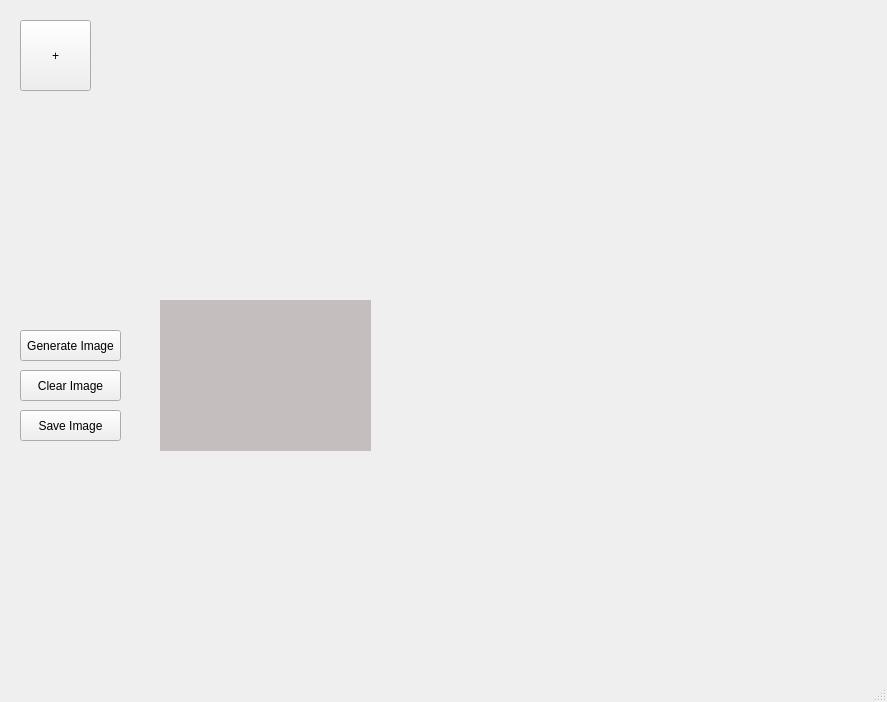
<?xml version="1.0" encoding="UTF-8"?>
<ui version="4.0">
 <class>MainWindow</class>
 <widget class="QMainWindow" name="MainWindow">
  <property name="geometry">
   <rect>
    <x>0</x>
    <y>0</y>
    <width>887</width>
    <height>702</height>
   </rect>
  </property>
  <property name="windowTitle">
   <string>MainWindow</string>
  </property>
  <widget class="QWidget" name="centralwidget">
   <widget class="QPushButton" name="pushButton_2">
    <property name="geometry">
     <rect>
      <x>20</x>
      <y>20</y>
      <width>71</width>
      <height>71</height>
     </rect>
    </property>
    <property name="text">
     <string>+</string>
    </property>
   </widget>
   <widget class="QPushButton" name="pushButton_3">
    <property name="geometry">
     <rect>
      <x>20</x>
      <y>330</y>
      <width>101</width>
      <height>31</height>
     </rect>
    </property>
    <property name="text">
     <string>Generate Image</string>
    </property>
   </widget>
   <widget class="QLabel" name="label">
    <property name="geometry">
     <rect>
      <x>160</x>
      <y>300</y>
      <width>211</width>
      <height>151</height>
     </rect>
    </property>
    <property name="styleSheet">
     <string notr="true">background-color: rgb(197, 190, 190);</string>
    </property>
    <property name="text">
     <string/>
    </property>
   </widget>
   <widget class="QPushButton" name="pushButton_4">
    <property name="geometry">
     <rect>
      <x>20</x>
      <y>370</y>
      <width>101</width>
      <height>31</height>
     </rect>
    </property>
    <property name="text">
     <string>Clear Image</string>
    </property>
   </widget>
   <widget class="QPushButton" name="pushButton_5">
    <property name="geometry">
     <rect>
      <x>20</x>
      <y>410</y>
      <width>101</width>
      <height>31</height>
     </rect>
    </property>
    <property name="text">
     <string>Save Image</string>
    </property>
   </widget>
  </widget>
  <widget class="QMenuBar" name="menubar">
   <property name="geometry">
    <rect>
     <x>0</x>
     <y>0</y>
     <width>887</width>
     <height>17</height>
    </rect>
   </property>
  </widget>
  <widget class="QStatusBar" name="statusbar"/>
 </widget>
 <resources/>
 <connections/>
</ui>
